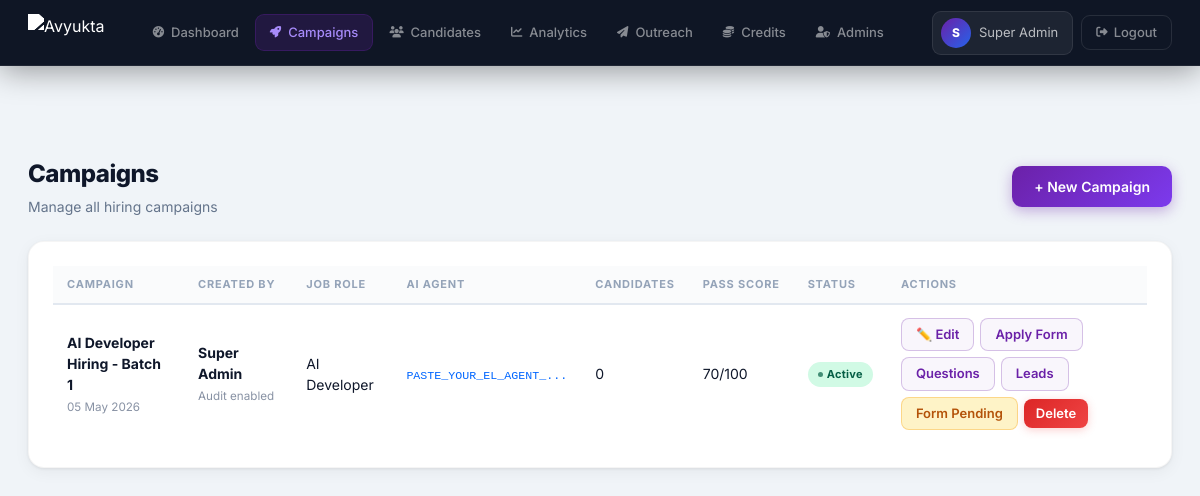
Screenshot of /campaigns.php (signed in) with the database file from the repository.
### tables this page shows
CREATE TABLE IF NOT EXISTS campaigns (
    id INT AUTO_INCREMENT PRIMARY KEY,
    org_id INT NOT NULL,
    created_by INT NOT NULL,
    name VARCHAR(255) NOT NULL,
    job_role VARCHAR(255),
    description TEXT,
    share_token VARCHAR(64) UNIQUE,
    start_date DATE NULL,
    end_date DATE NULL,
    integration_type ENUM('none','crm','google_sheet') DEFAULT 'none',
    integration_endpoint TEXT NULL,
    el_agent_id VARCHAR(150),
    passing_score INT DEFAULT 70,
    max_duration_minutes INT DEFAULT 15,
    num_questions INT DEFAULT 6,
    language ENUM('english','hinglish','hindi') DEFAULT 'english',
    status ENUM('draft','active','paused','completed') DEFAULT 'draft',
    created_at TIMESTAMP DEFAULT CURRENT_TIMESTAMP
);

CREATE TABLE IF NOT EXISTS users (
    id INT AUTO_INCREMENT PRIMARY KEY,
    org_id INT,
    name VARCHAR(255) NOT NULL,
    email VARCHAR(255) UNIQUE NOT NULL,
    password_hash VARCHAR(255) NOT NULL,
    role ENUM('super_admin','hr','recruiter') DEFAULT 'hr',
    is_active TINYINT DEFAULT 1,
    created_at TIMESTAMP DEFAULT CURRENT_TIMESTAMP
);

### includes/db.php (called while the page is built, shortened)
<?php
function get_db() {
    static $conn = null;
    if ($conn === null) {
        $conn = new mysqli(DB_HOST, DB_USER, DB_PASS, DB_NAME);
        $conn->set_charset('utf8mb4');
    }
    return $conn;
}
function db_fetch_all($sql, $params = [], $types = '') {
    $db = get_db();
    $stmt = $db->prepare($sql);
    $stmt->bind_param($types, ...$params);
    $stmt->execute();
    return $stmt->get_result()->fetch_all(MYSQLI_ASSOC);
}

### includes/functions.php (called while the page is built, shortened)
<?php
require_once __DIR__ . '/db.php';
function csrf_token() {
    return $_SESSION['csrf_token'];
}

### campaigns.php (the view, shortened to what this page needs)
<?php
require_once __DIR__ . '/includes/auth_check.php';
$action      = $_GET['action'] ?? 'list';
function campaign_apply_link($campaign) {
    $token = $campaign['share_token'] ?? '';
    return BASE_URL . '/apply.php?' . ($token ? 'c=' . urlencode($token) : 'campaign_id=' . (int)$campaign['id']);
}
$campaigns = db_fetch_all(
    "SELECT ca.*, u.name AS creator_name,
            COUNT(DISTINCT c.id) as total_cands,
            COUNT(DISTINCT af.id) as apply_field_count,
            COUNT(DISTINCT q.id) as question_count
     FROM campaigns ca
     LEFT JOIN users u ON ca.created_by=u.id
     LEFT JOIN candidates c ON ca.id=c.campaign_id
     LEFT JOIN application_fields af ON af.campaign_id=ca.id AND af.is_active=1
     LEFT JOIN questions q ON q.campaign_id=ca.id
     WHERE ca.org_id=?
     GROUP BY ca.id
     ORDER BY ca.created_at DESC",
    [$user['org_id']], 'i'
);
?>
<!DOCTYPE html>
<html lang="en">
<head>
<?php include __DIR__ . '/includes/head.php'; ?>
</head>
<body>
<?php include __DIR__ . '/includes/nav.php'; ?>
<div class="main-content">
<?php if ($action === 'list'): ?>
  <div class="page-header" style="display:flex;justify-content:space-between;align-items:center">
    <div><h2>Campaigns</h2><p>Manage all hiring campaigns</p></div>
    <a href="campaigns.php?action=new" class="btn-primary">+ New Campaign</a>
  </div>
  <div class="card campaign-table-wrap">
    <table class="table">
      <thead><tr><th>Campaign</th><th>Created By</th><th>Job Role</th><th>AI Agent</th><th>Candidates</th><th>Pass Score</th><th>Status</th><th>Actions</th></tr></thead>
      <tbody>
        <?php foreach ($campaigns as $c): ?>
        <tr>
          <?php $applyLink = campaign_apply_link($c); ?>
          <td><strong><?= htmlspecialchars($c['name']) ?></strong><br><small style="color:#8892A4"><?= date('d M Y', strtotime($c['created_at'])) ?></small></td>
          <td><strong><?= htmlspecialchars($c['creator_name'] ?: 'Unknown') ?></strong><br><small style="color:#8892A4">Audit enabled</small></td>
          <td><?= htmlspecialchars($c['job_role']) ?></td>
          <td><small style="font-family:monospace;color:#0066FF"><?= $c['el_agent_id'] ? substr($c['el_agent_id'],0,20).'...' : '<span style="color:#dc3545">Not set</span>' ?></small></td>
          <td><?= $c['total_cands'] ?></td>
          <td><?= $c['passing_score'] ?>/100</td>
          <td><span class="badge badge-<?= $c['status'] ?>"><?= ucfirst($c['status']) ?></span></td>
          <td class="campaign-actions">
            <a href="campaigns.php?action=edit&id=<?= $c['id'] ?>" class="btn-sm">✏️ Edit</a>
            <a href="campaigns.php?action=apply_form&id=<?= $c['id'] ?>" class="btn-sm">Apply Form</a>
            <a href="campaigns.php?action=questions&id=<?= $c['id'] ?>" class="btn-sm">Questions</a>
            <a href="candidates.php?campaign_id=<?= $c['id'] ?>" class="btn-sm">Leads</a>
            <?php if ((int)$c['apply_field_count'] > 0): ?>
            <button type="button" class="btn-sm" onclick="copyCampaignLink(<?= htmlspecialchars(json_encode($applyLink), ENT_QUOTES, 'UTF-8') ?>)">Copy Link</button>
            <a href="https://wa.me/?text=<?= urlencode('Apply here: ' . $applyLink) ?>" target="_blank" rel="noopener" class="btn-sm" style="color:#16A34A;border-color:#16A34A40;background:#16A34A10">WhatsApp</a>
            <?php else: ?>
            <a href="campaigns.php?action=apply_form&id=<?= $c['id'] ?>" class="btn-sm" style="color:#B45309;border-color:#F59E0B55;background:#FEF3C7">Form Pending</a>
            <?php endif; ?>
            <a href="campaigns.php?action=delete_campaign&id=<?= $c['id'] ?>&csrf_token=<?= urlencode(csrf_token()) ?>" class="btn-danger" style="padding:5px 12px;font-size:13px;text-decoration:none" onclick="return confirm('Delete this campaign and all mapped candidates/interview data? This cannot be undone.')">Delete</a>
          </td>
        </tr>
        <?php endforeach; ?>
      </tbody>
    </table>
  </div>
<?php endif; ?>
</div>
</body>
</html>

### includes/head.php (style rules this page uses)
:root { --navy:#1E0A2E;--navy2:#2D1045;--navy3:#3D1A5C; --blue:#6B21A8;--blue2:#7C3AED;--blue3:#A78BFA; --accent:#2563EB;--green:#10B981;--orange:#F59E0B; --red:#EF4444;--purple:#8B5CF6;--pink:#EC4899; --white:#FFFFFF;--gray:#94A3B8;--gray2:#64748B; --light:#E2E8F0;--bg:#F0F4F8;--text:#0F172A;--text2:#334155; --card-shadow:0 1px 3px rgba(0,0,0,.07),0 4px 16px rgba(0,0,0,.05); --card-shadow-hover:0 8px 32px rgba(107,33,168,.15),0 2px 8px rgba(0,0,0,.08); --radius:16px;--radius-sm:10px; }
*,*::before,*::after { margin:0;padding:0;box-sizing:border-box }
html { scroll-behavior:smooth }
body { font-family:'Inter',system-ui,sans-serif;background:var(--bg);color:var(--text);line-height:1.5;-webkit-font-smoothing:antialiased;overflow-x:hidden }
a { text-decoration:none;color:var(--blue) }
.main-content { margin-top:66px;padding:28px;max-width:1500px;margin-left:auto;margin-right:auto;padding-top:90px }
.page-header { margin-bottom:24px }
.page-header h2 { font-size:24px;font-weight:800;color:var(--text);letter-spacing:-.5px }
.page-header p { color:var(--gray2);font-size:14px;margin-top:4px }
.card { background:#fff;border-radius:var(--radius);padding:24px;box-shadow:var(--card-shadow);margin-bottom:20px;border:1px solid rgba(0,0,0,.04);transition:box-shadow .2s,transform .2s }
.table { width:100%;border-collapse:collapse }
.table th { text-align:left;font-size:11px;font-weight:700;color:var(--gray);text-transform:uppercase;letter-spacing:.8px;padding:10px 14px;border-bottom:2px solid var(--light);background:#FAFBFC;white-space:nowrap }
.table td { padding:13px 14px;border-bottom:1px solid #F8FAFC;font-size:14px;vertical-align:middle }
.table tr:last-child td { border-bottom:none }
.table tbody tr { transition:background .15s;cursor:pointer }
.badge { padding:4px 10px;border-radius:20px;font-size:11px;font-weight:700;letter-spacing:.3px;display:inline-flex;align-items:center;gap:4px;white-space:nowrap }
.badge::before { content:'';width:5px;height:5px;border-radius:50%;background:currentColor;opacity:.7 }
.badge-active { background:#D1FAE5;color:#065F46 }
.btn-primary { background:linear-gradient(135deg,#6B21A8,#7C3AED);color:#fff;padding:10px 22px;border-radius:var(--radius-sm);border:none;cursor:pointer;font-size:14px;font-weight:600;display:inline-flex;align-items:center;gap:7px;transition:all .2s;box-shadow:0 4px 14px rgba(107,33,168,.35);white-space:nowrap }
.btn-sm { color:var(--blue);padding:6px 14px;border-radius:8px;border:1.5px solid rgba(107,33,168,.25);font-size:13px;font-weight:600;display:inline-flex;align-items:center;gap:5px;background:rgba(107,33,168,.04);cursor:pointer;transition:all .2s;white-space:nowrap }
.btn-danger { background:linear-gradient(135deg,#DC2626,#EF4444);color:#fff;padding:7px 16px;border-radius:8px;border:none;cursor:pointer;font-size:13px;font-weight:600;display:inline-flex;align-items:center;gap:5px;transition:all .2s;box-shadow:0 2px 8px rgba(239,68,68,.25) }

### campaigns.php (style rules this page uses)
.campaign-actions { display:flex;gap:6px;flex-wrap:wrap;align-items:center }
.campaign-actions .btn-sm,.campaign-actions .btn-green { white-space:nowrap }

### rows the page displays
campaigns: name "AI Developer Hiring - Batch 1", created_at "05 May 2026", users.name "Super Admin", job_role "AI Developer", el_agent "PASTE_YOUR_EL_AGENT_", total_cands "0", passing_score "70", status "Active"

### other values shown
$initials "S"
$user['name'] "Super Admin"
